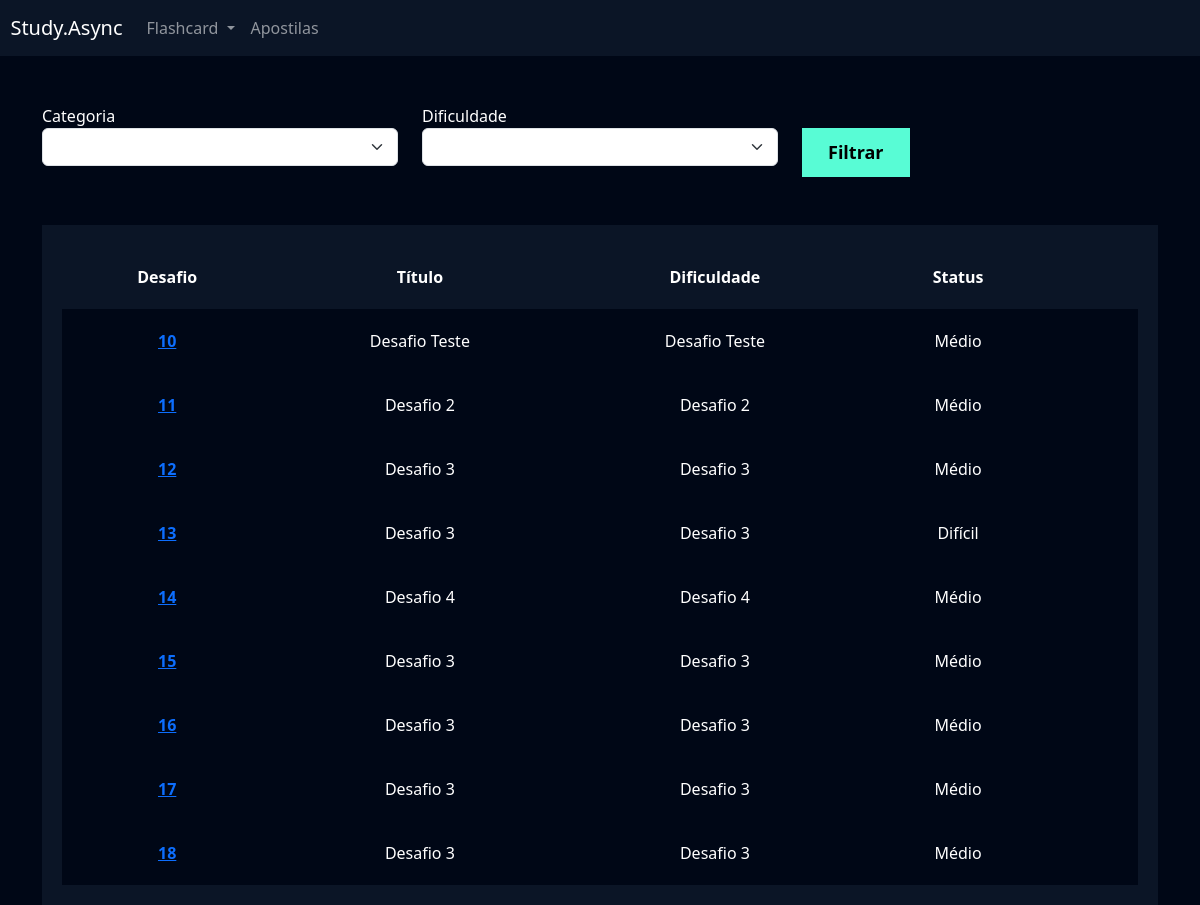
Page /flashcard/listar_desafio/ (signed in) on the committed database.
### flashcard/models.py (models this page shows, shortened)
class Desafio(models.Model):
    user = models.ForeignKey(User, on_delete=models.DO_NOTHING)
    titulo = models.CharField(max_length=100)
    categoria = models.ManyToManyField(Categoria)
    quantidade_perguntas = models.IntegerField()
    dificuldade = models.CharField(
        max_length=1, choices=Flashcard.DIFICULDADE_CHOICES
    )
    flashcards = models.ManyToManyField(FlashcardDesafio)

### flashcard/views.py (the view)
# urls.py: path('listar_desafio/', views.listar_desafio, name='listar_desafio'),
def listar_desafio(request):
    desafios = Desafio.objects.filter(user=request.user)
    return render(request,'listar_desafio.html',{'desafios': desafios})

### flashcard/templates/listar_desafio.html (shortened to what this page needs)
{% extends "base.html" %}
{% load static %}
{% block 'cabecalho' %}
    <link href="{% static 'usuarios/css/cadastro.css' %}" rel="stylesheet">
    <link href="{% static 'flashcard/css/novo_flashcard.css' %}" rel="stylesheet">
    <link href="{% static 'flashcard/css/iniciar_desafio.css' %}" rel="stylesheet">
    <link href="{% static 'flashcard/css/desafio.css' %}" rel="stylesheet">
    <link href='https://unpkg.com/boxicons@2.1.4/css/boxicons.min.css' rel='stylesheet'>
{% endblock 'cabecalho' %}
{% block 'conteudo' %}
    {% include "partials/header.html" %}
    <div class="container">
        <br>
        <br>
        <div class="row">
            <div class="col-md">
                <form action="}" method="GET">
                <label for="">Categoria</label>
                <select name="categoria" class="form-select">
                </select>
            </div>
            <div class="col-md">
                <label for="">Dificuldade</label>
                <select name="dificuldade" class="form-select">
                </select>
            </div>
            <div class="col-md">
                <br>
                <input type="submit" value="Filtrar" class="btn-cadastro">
            </div>
        </div>
        <br>
        <br>
        <div class="box-listar">
            <table>
                <thead>
                  <tr>
                    <th scope="col">Desafio</th>
                    <th scope="col">Título</th>
                    <th scope="col">Dificuldade</th>
                    <th scope="col">Status</th>
                  </tr>
                </thead>
                <tbody>
                    {% for desafio in desafios %}
                        <tr class="linha">
                            <th><a href="{% url 'desafio' desafio.id %}">{{desafio.id}}</a></th>                            <td>{{desafio.titulo}}</td>
                            <td>{{desafio.titulo}}</td>
                            <td>{{desafio.get_dificuldade_display}}</td>
                            <td>{{desafio.status}}</td>
                        </tr>
                  {% endfor %}
                </tbody>
              </table>
        </div>
    </div>
{% endblock 'conteudo' %}

### templates/base.html (shortened to what this page needs)
{% load static %}
<!doctype html>
<html lang="en">
    <head>
        <link href="https://cdn.jsdelivr.net/npm/bootstrap@5.3.2/dist/css/bootstrap.min.css" rel="stylesheet">
        <link rel="stylesheet" href="{% static 'geral/css/base.css' %}">
        {% block 'cabecalho' %}
        {% endblock 'cabecalho' %}
    </head>
    <body>
        {% block 'conteudo' %}
        {% endblock 'conteudo' %}
    </body>
</html>

### templates/partials/header.html (shortened to what this page needs)
<nav style="background-color: var(--main-color)" class="navbar navbar-expand-lg navbar-dark">
    <a class="navbar-brand" href="#">&nbsp&nbspStudy.Async</a>
    <div class="collapse navbar-collapse" id="navbarNav">
      <ul class="navbar-nav">
        <li class="nav-item dropdown">
          <a class="nav-link dropdown-toggle" href="#" id="navbarDropdown" role="button" data-bs-toggle="dropdown" aria-expanded="false">
            Flashcard
          </a>
        </li>
        <li class="nav-item">
          <a class="nav-link" href="{% url 'apostila' %}">Apostilas</a>
        </li>
      </ul>
    </div>
  </nav>

### templates/static/geral/css/base.css (style rules this page uses)
:root { --main-color: #0b1526; --dark-color: #000716; --secondary-dark-color: rgb(15, 2, 26); --light-color: #00c1f3; --contrast-color: #f4c96b; --differential-color: #58fcd5; }
body { background-color: var(--dark-color) !important; color: white !important; }

### templates/static/usuarios/css/cadastro.css (style rules this page uses)
* { margin: 0; padding: 0; }
.btn-cadastro { padding: 10px; background-color: #58fcd5; border: none; border: 1px solid #58fcd5; font-size: 18px; font-weight: bold; padding-left: 25px; padding-right: 25px; }

### templates/static/flashcard/css/desafio.css (style rules this page uses)
.box-listar { background-color: #0b1526; padding: 20px; }
table { width: 100%; padding: 20px; text-align: center; }
.linha { height: 40px; background-color: var(--dark-color); padding: 20px; }
td, th { padding: 20px; }
tr { background-color: var(--main-color); }

### rows in the picture
Desafio: id "10", titulo "Desafio Teste", dificuldade "Médio"
Desafio: id "11", titulo "Desafio 2", dificuldade "Médio"
Desafio: id "12", titulo "Desafio 3", dificuldade "Médio"
Desafio: id "13", titulo "Desafio 3", dificuldade "Difícil"
Desafio: id "14", titulo "Desafio 4", dificuldade "Médio"
Desafio: id "15", titulo "Desafio 3", dificuldade "Médio"
Desafio: id "16", titulo "Desafio 3", dificuldade "Médio"
Desafio: id "17", titulo "Desafio 3", dificuldade "Médio"
Desafio: id "18", titulo "Desafio 3", dificuldade "Médio"
